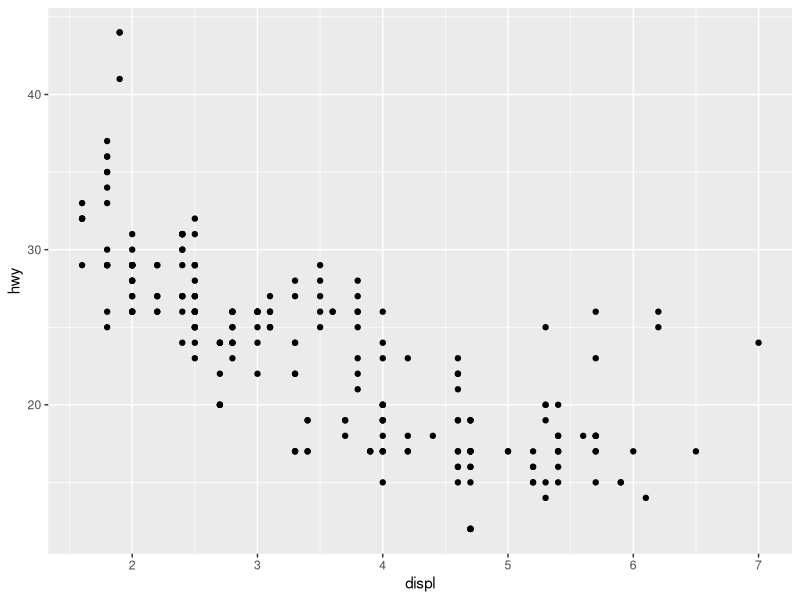
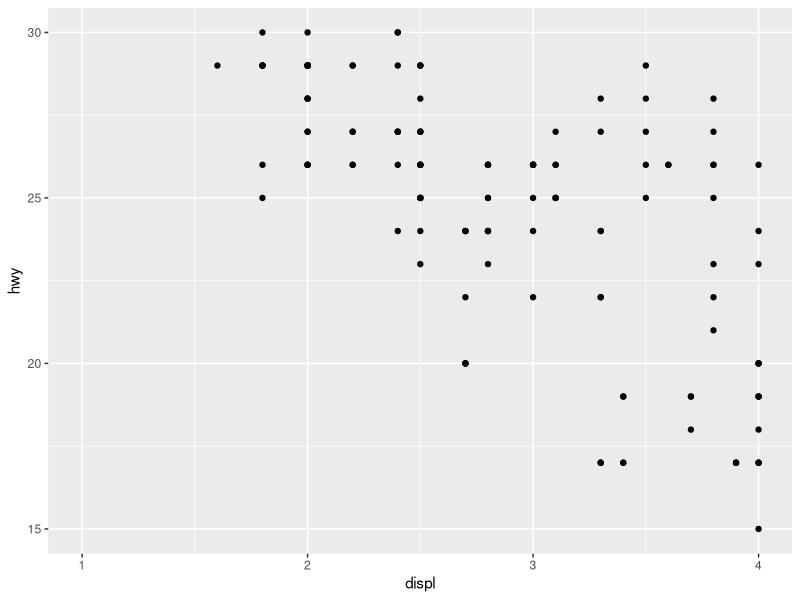
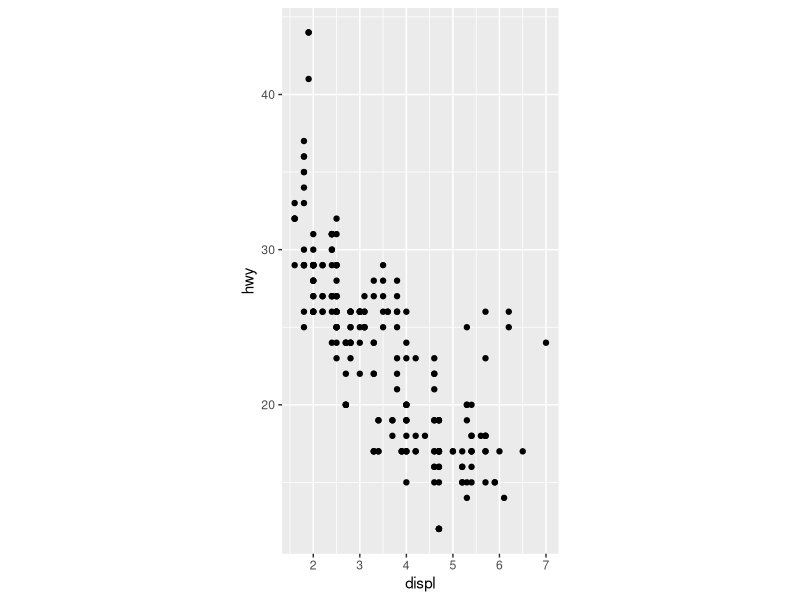
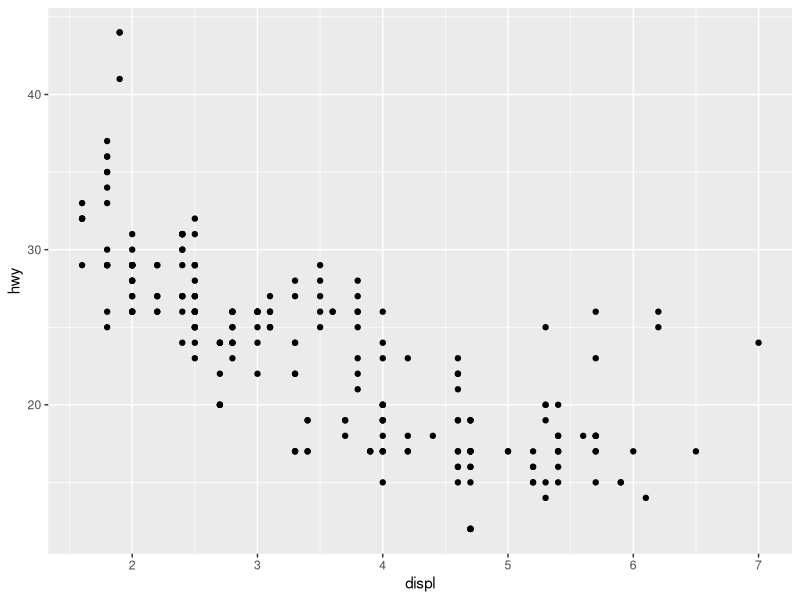
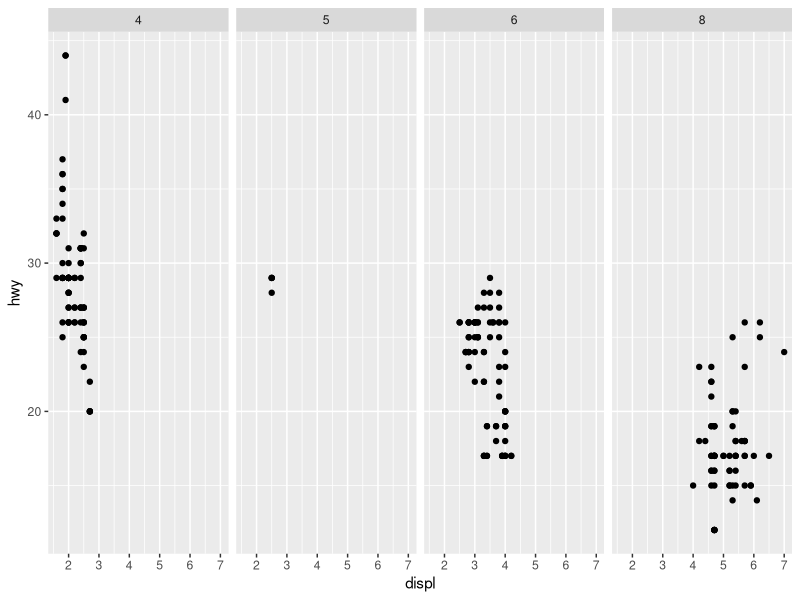
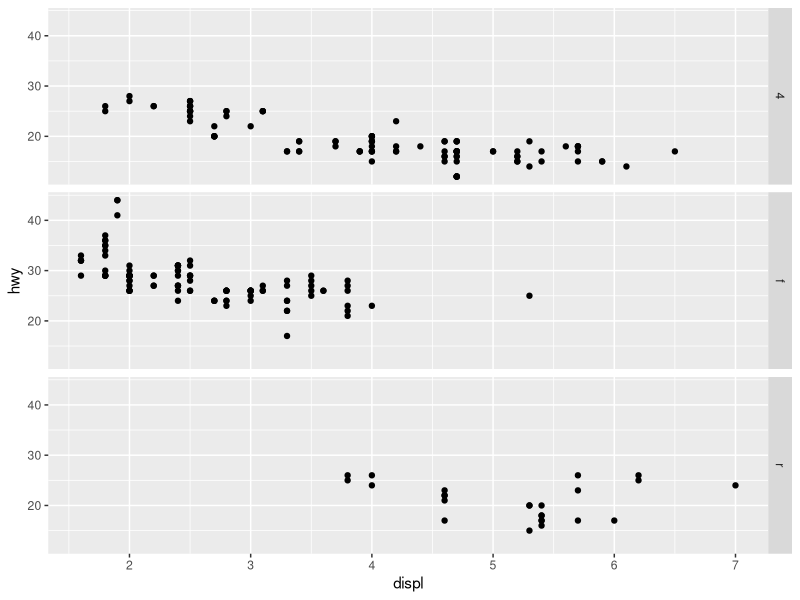
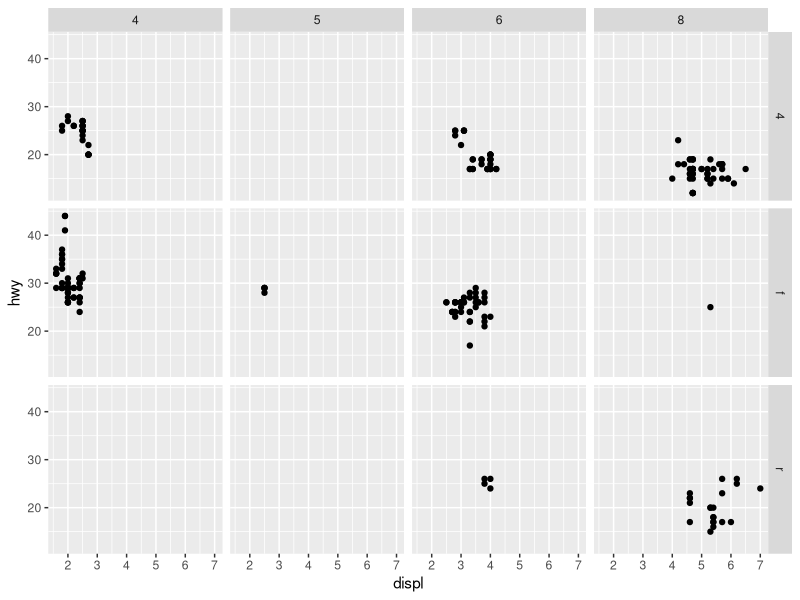

These figures' R source, in order:
# Coordinates and faceting

library(ggplot2)
pl <- ggplot(mpg, aes(x=displ,y=hwy)) + geom_point()
print(pl)

pl2 <- pl + coord_cartesian(xlim=c(1,4),ylim=c(15,30))
print(pl2)

pl3 <- pl + coord_fixed(ratio=1/3)
print(pl3)

#facet_grid
print(pl)
print(pl + facet_grid(. ~ cyl))
head(mpg)
#facet function will support to create the different graph of each sample
print(pl + facet_grid(drv ~ .))
print(pl + facet_grid(drv ~ cyl))
